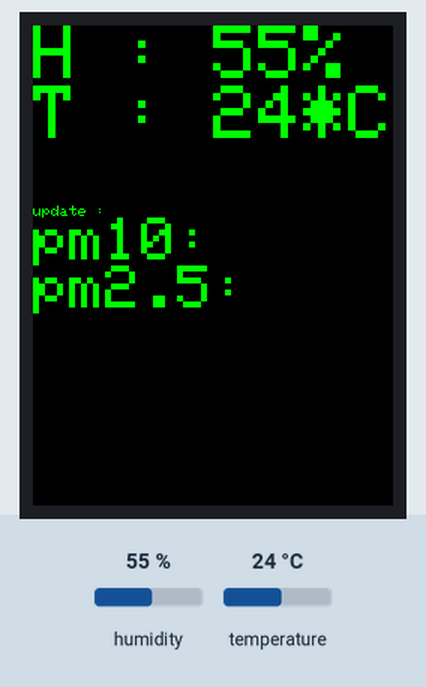
Recording of a sketch running on a simulated Arduino MKR. Shown: 240×320 colour display. Inputs (shaded band) come from the test bench; at power-on: humidity 55 %, temperature 24 °C. WiFi joins after 1.5 s; servers stay silent unless stated; uploads are accepted with an empty reply; not simulated (calls return 0 or success): arduino_secrets.h; what the sketch prints to the serial monitor is not drawn.

Above: at 0.8 s.

The sketch:

dust05_reconnect.ino
```cpp
#include <SPI.h>
#include <WiFi101.h>
#include "arduino_secrets.h"
#include "Adafruit_GFX.h"
#include "Adafruit_ILI9341.h"
#include <DHT.h>
#include <Wire.h>

///////please enter your sensitive data in the Secret tab/arduino_secrets.h
char ssid[] = "";        // your network SSID (name)
char pass[] = "";    // your network password (use for WPA, or use as key for WEP)
int keyIndex = 0;            // your network key Index number (needed only for WEP)

int status = WL_IDLE_STATUS;

// Initialize the WiFi client library
WiFiClient client;

// server address:
char server[] = "openapi.airkorea.or.kr";
//IPAddress server(64,131,82,241);

#define APIKEY    "%2FNLlWOP4UfsTvE%2B4DJQaZyjekaA%3D%3D"
#define CITY    "장유동"//"신풍동"
#define VERSION    "1.3"


unsigned long lastConnectionTime = 0;            // last time you connected to the server, in milliseconds
const unsigned long postingInterval = 30L * 1000L; // delay between updates, in milliseconds

///// declare dht11 and ili9341 lcd variables
int pm10 = 0;
int pm25 = 0;
int count = 0;

// For MKR1000
#define TFT_MISO 10 // SDO/MISO
#define TFT_CLK 9 // SCK
#define TFT_MOSI 8 // SDI/MOSI
#define TFT_DC 7 // DC/RS
#define TFT_CS 6 // CS
#define TFT_RST 5 // RESET
//LED - vcc(3.3V)

Adafruit_ILI9341 tft = Adafruit_ILI9341(TFT_CS, TFT_DC, TFT_MOSI, TFT_CLK, TFT_RST, TFT_MISO);

#define DHTPIN 2
#define DHTTYPE DHT11
DHT dht(DHTPIN,DHTTYPE);

String tft_datatime = "";
String tft_pm10value = "";
String tft_pm25value = "";


void setup() {
  //Initialize serial and wait for port to open:
  Serial.begin(9600);
  /*while (!Serial) {
    ; // wait for serial port to connect. Needed for native USB port only
  }*/

  // check for the presence of the shield:
  if (WiFi.status() == WL_NO_SHIELD) {
    Serial.println("WiFi shield not present");
    // don't continue:
    while (true);
  }

  tft.begin();

  // read diagnostics (optional but can help debug problems)
  uint8_t x = tft.readcommand8(ILI9341_RDMODE);
  Serial.print("Display Power Mode: 0x"); Serial.println(x, HEX);
  x = tft.readcommand8(ILI9341_RDMADCTL);
  Serial.print("MADCTL Mode: 0x"); Serial.println(x, HEX);
  x = tft.readcommand8(ILI9341_RDPIXFMT);
  Serial.print("Pixel Format: 0x"); Serial.println(x, HEX);
  x = tft.readcommand8(ILI9341_RDIMGFMT);
  Serial.print("Image Format: 0x"); Serial.println(x, HEX);
  x = tft.readcommand8(ILI9341_RDSELFDIAG);
  Serial.print("Self Diagnostic: 0x"); Serial.println(x, HEX);

  Serial.println(F("Benchmark                Time (microseconds)"));
  delay(10);
  Serial.print(F("Screen fill              "));
  //Serial.println(testFillScreen());
  delay(500);
}

void loop() {
  tft.fillScreen(ILI9341_BLACK);
  tft.setRotation(0); //0~3

  unsigned long start = micros();
  tft.setCursor(0, 0);
  tft.setTextColor(ILI9341_GREEN);
  tft.setTextSize(5);

  float h = dht.readHumidity();
  float t = dht.readTemperature();
  // Read temperature as Fahrenheit (isFahrenheit = true)
  float f = dht.readTemperature(true);

  tft.print("H : ");
  tft.print(int(h));
  tft.println("%");
  tft.print("T : ");
  tft.print(int(t));
  tft.println("*C ");

  tft.setTextSize(1);
  tft.print("update : ");
  tft.println(tft_datatime);
  tft.setTextSize(4);
  tft.print("pm10:");
  tft.println(tft_pm10value);
  tft.print("pm2.5:");
  tft.println(tft_pm25value);


  Serial.print("0 wifi status : ");
  Serial.println(status);
  Serial.println("----------------------");
  wificonnent();

  Serial.print("1 wifi status : ");
  Serial.println(status);
  Serial.println("----------------------");

  if (millis() - lastConnectionTime > postingInterval) {
    httpRequest();
    Serial.println("222222");
    while(!client.available()) {
    }
  }


  Serial.println("client.available");
  Serial.println("");
  // if there's incoming data from the net connection.
  // send it out the serial port.  This is for debugging
  // purposes only:

  int i = 0;
  while (client.available()) {
    //char c = client.read();
    //Serial.write(c);
    i++;
    String line = client.readStringUntil('\n');

    int datatime= line.indexOf("</dataTime>");

    if(datatime>0){
      Serial.println("-----------------------------");
      String tmp_str="<dataTime>";
      String wt_datatime = line.substring(line.indexOf(tmp_str)+tmp_str.length(),datatime);
      Serial.print("datetime : ");
      Serial.println(wt_datatime);
      tft_datatime = wt_datatime;
    }

    int pm10value= line.indexOf("</pm10Value>");

    if(pm10value>0){
      String tmp_str="<pm10Value>";
      String wt_pm10value = line.substring(line.indexOf(tmp_str)+tmp_str.length(),pm10value);
      Serial.print("pm10 value : ");
      Serial.println(wt_pm10value);
      tft_pm10value = wt_pm10value;
    }

    int pm25value= line.indexOf("</pm25Value>");

    if(pm25value>0){
      String tmp_str="<pm25Value>";
      String wt_pm25value = line.substring(line.indexOf(tmp_str)+tmp_str.length(),pm25value);
      Serial.print("pm25 value : ");
      Serial.println(wt_pm25value);
      Serial.println(count);
      tft_pm25value = wt_pm25value;
    }

  }


  // if ten seconds have passed since your last connection,
  // then connect again and send data:


  //end and disconnect wifi
  client.stop();
  WiFi.end();

  status = WiFi.status();
  Serial.print("Attempting to disconnect to wifi");
  Serial.println(status);

  delay(10000);

  Serial.println("--------------------------------------");
  Serial.println("");

}

void wificonnent() {

  // attempt to connect to WiFi network:
  while ( status != WL_CONNECTED) {
    Serial.print("Attempting to connect to SSID: ");
    Serial.println(ssid);
    // Connect to WPA/WPA2 network. Change this line if using open or WEP network:
    status = WiFi.begin(ssid, pass);

    // wait 10 seconds for connection:
    delay(10000);
  }
  // you're connected now, so print out the status:
  printWiFiStatus();

}


// this method makes a HTTP connection to the server:
void httpRequest() {
  // close any connection before send a new request.
  // This will free the socket on the WiFi shield
  client.stop();

  // if there's a successful connection:
  if (client.connect(server, 80)) {
    Serial.println("connecting...");
    // send the HTTP PUT request:
    client.print(F("GET /openapi/services/rest/ArpltnInforInqireSvc/getMsrstnAcctoRltmMesureDnsty?stationName="));
    client.print(CITY);
    client.print(F("&dataTerm=daily&pageNo=1&numOfRows=1&ServiceKey="));
    client.print(APIKEY);
    client.print(F("&ver="));
    client.print(VERSION);
    client.print(F(" HTTP/1.1\r\n"));
    client.println("Host: openapi.airkorea.or.kr");
    client.println("Connection: close");
    client.println();

    // note the time that the connection was made:
    lastConnectionTime = millis();
  }
  else {
    // if you couldn't make a connection:
    Serial.println("connection failed");
  }
}


void printWiFiStatus() {
  // print the SSID of the network you're attached to:
  Serial.print("SSID: ");
  Serial.println(WiFi.SSID());

  // print your WiFi shield's IP address:
  IPAddress ip = WiFi.localIP();
  Serial.print("IP Address: ");
  Serial.println(ip);

  // print the received signal strength:
  long rssi = WiFi.RSSI();
  Serial.print("signal strength (RSSI):");
  Serial.print(rssi);
  Serial.println(" dBm");
}
```

Measured:
- what the display in image 0 shows lasts 21.5 s, from 0.8 s to 22.3 s
